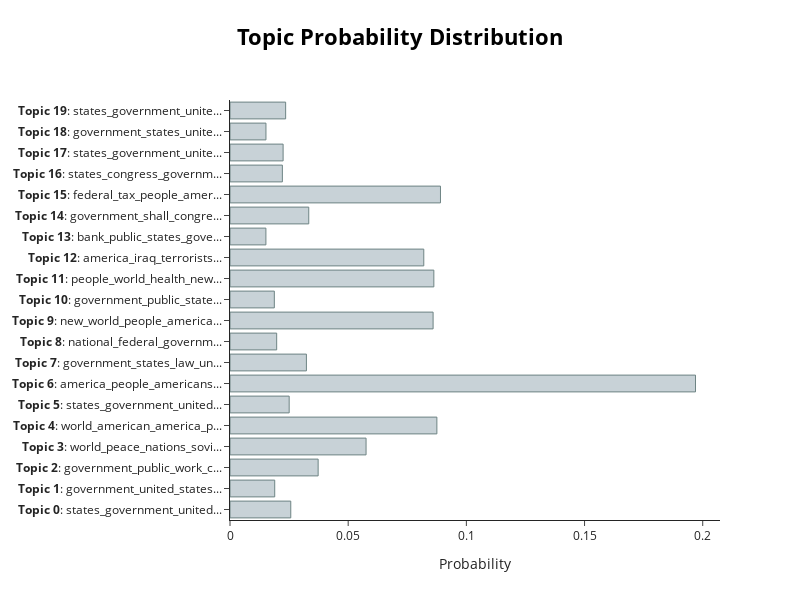

Notebook code cell kept with this figure:
### Code cell
# output the topic distribution for the first speech
topic_distr, _ = topic_model.approximate_distribution(docs)
first_speech_viz = topic_model.visualize_distribution(topic_distr[1])

#save first speech topic distribution to outputs
first_speech_viz.write_html("outputs/BERTopic_first_speech_viz.html")
first_speech_viz

### Figure 1 — Plotly figure (JSON) as saved in the notebook; plotly's stock layout.template omitted (floating-point values rounded to 4 significant figures)
{"data": [{"marker": {"color": "#C8D2D7", "line": {"color": "#6E8484", "width": 1}}, "orientation": "h", "type": "bar", "x": [0.02571, 0.01892, 0.03729, 0.05757, 0.08752, 0.02504, 0.1969, 0.03233, 0.01975, 0.08592, 0.01875, 0.08624, 0.08199, 0.01519, 0.03332, 0.08904, 0.02216, 0.02247, 0.01521, 0.02354], "y": ["<b>Topic 0</b>: states_government_united...", "<b>Topic 1</b>: government_united_states...", "<b>Topic 2</b>: government_public_work_c...", "<b>Topic 3</b>: world_peace_nations_sovi...", "<b>Topic 4</b>: world_american_america_p...", "<b>Topic 5</b>: states_government_united...", "<b>Topic 6</b>: america_people_americans...", "<b>Topic 7</b>: government_states_law_un...", "<b>Topic 8</b>: national_federal_governm...", "<b>Topic 9</b>: new_world_people_america...", "<b>Topic 10</b>: government_public_state...", "<b>Topic 11</b>: people_world_health_new...", "<b>Topic 12</b>: america_iraq_terrorists...", "<b>Topic 13</b>: bank_public_states_gove...", "<b>Topic 14</b>: government_shall_congre...", "<b>Topic 15</b>: federal_tax_people_amer...", "<b>Topic 16</b>: states_congress_governm...", "<b>Topic 17</b>: states_government_unite...", "<b>Topic 18</b>: government_states_unite...", "<b>Topic 19</b>: states_government_unite..."]}], "layout": {"height": 600, "hoverlabel": {"bgcolor": "white", "font": {"family": "Rockwell", "size": 16}}, "title": {"font": {"color": "Black", "size": 22}, "text": "<b>Topic Probability Distribution</b>", "x": 0.5, "xanchor": "center", "y": 0.95, "yanchor": "top"}, "width": 800, "xaxis": {"title": {"text": "Probability"}}}}
